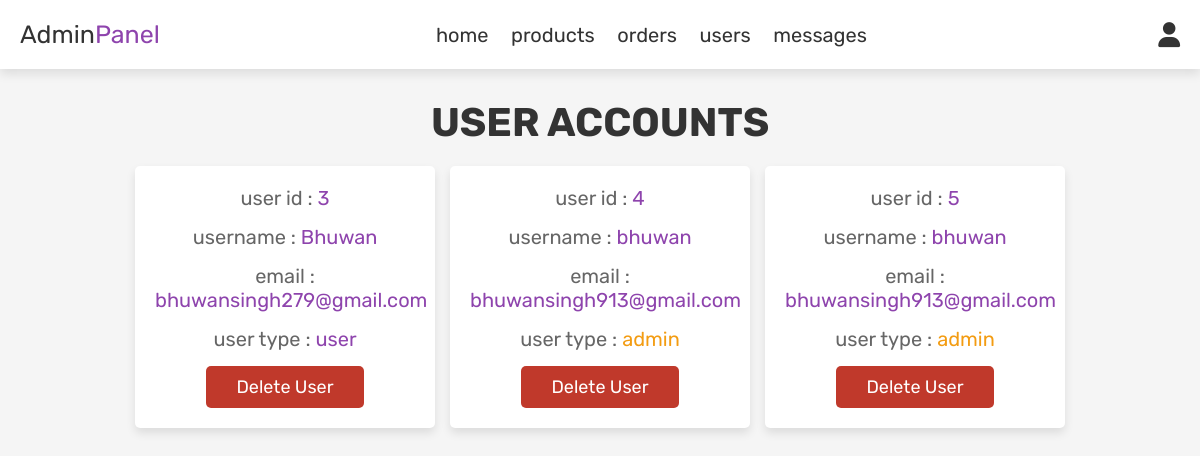
/admin_users.php (signed in), run on the app's committed database.
### tables this page shows
CREATE TABLE `users` (
  `id` int(100) NOT NULL AUTO_INCREMENT,
  `name` varchar(100) NOT NULL,
  `email` varchar(100) NOT NULL,
  `password` varchar(100) NOT NULL,
  `user_type` varchar(20) NOT NULL DEFAULT 'user',
  PRIMARY KEY (`id`)
);

### admin_users.php (the view, shortened to what this page needs)
<?php
include 'config.php';
?>
<!DOCTYPE html>
<html lang="en">
<head>
   <link rel="stylesheet" href="https://cdnjs.cloudflare.com/ajax/libs/font-awesome/6.0.0/css/all.min.css">
   <link rel="stylesheet" href="css/admin_style.css">
</head>
<body>
<?php include 'admin_header.php'; ?>
<section class="users">
   <h1 class="title"> user accounts </h1>
   <div class="box-container">
      <?php
         $select_users = mysqli_query($conn, "SELECT * FROM `users`") or die('query failed');
         while($fetch_users = mysqli_fetch_assoc($select_users)){
      ?>
      <div class="box">
         <p> user id : <span><?php echo $fetch_users['id']; ?></span> </p>
         <p> username : <span><?php echo $fetch_users['name']; ?></span> </p>
         <p> email : <span><?php echo $fetch_users['email']; ?></span> </p>
         <p> user type : <span style="color:<?php if($fetch_users['user_type'] == 'admin'){ echo 'var(--orange)'; } ?>"><?php echo $fetch_users['user_type']; ?></span> </p>
         <a href="admin_users.php?delete=<?php echo $fetch_users['id']; ?>" onclick="return confirm('delete this user?');" class="delete-btn">delete user</a>
      </div>
      <?php
         };
      ?>
   </div>
</section>
</body>
</html>

### css/admin_style.css (style rules this page uses)
:root { --purple:#8e44ad; --red:#c0392b; --orange:#f39c12; --black:#333; --white:#fff; --light-color:#666; --light-white:#ccc; --light-bg:#f5f5f5; --border:.1rem solid var(--black); --box-shadow:0 .5rem 1rem rgba(0,0,0,.1); }
* { font-family: 'Rubik', sans-serif; margin:0; padding:0; box-sizing: border-box; outline: none; border:none; text-decoration: none; transition:all .2s linear; }
html { font-size: 62.5%; overflow-x: hidden; }
body { background-color: var(--light-bg); }
section { padding:3rem 2rem; }
.title { text-align: center; margin-bottom: 2rem; text-transform: uppercase; color:var(--black); font-size: 4rem; }
.btn, .option-btn, .delete-btn, .white-btn { display: inline-block; margin-top: 1rem; padding:1rem 3rem; cursor: pointer; color:var(--white); font-size: 1.8rem; border-radius: .5rem; text-transform: capitalize; }
.delete-btn { background-color: var(--red); }
.users .box-container { display: grid; grid-template-columns: repeat(auto-fit, 30rem); justify-content: center; gap:1.5rem; max-width: 1200px; margin:0 auto; align-items: flex-start; }
.users .box-container .box { background-color: var(--white); padding:2rem; box-shadow: var(--box-shadow); border-radius: .5rem; text-align: center; }
.users .box-container .box p { padding-bottom: 1.5rem; font-size: 2rem; color:var(--light-color); }
.users .box-container .box p span { color:var(--purple); }
.users .box-container .box .delete-btn { margin-top: 0; }

### data on the page
users: id "3", name "Bhuwan", email "bhuwansingh279@gmail.com", user_type "user"
users: id "4", name "bhuwan", email "bhuwansingh913@gmail.com", user_type "admin"
users: id "5", name "bhuwan", email "bhuwansingh913@gmail.com", user_type "admin"
